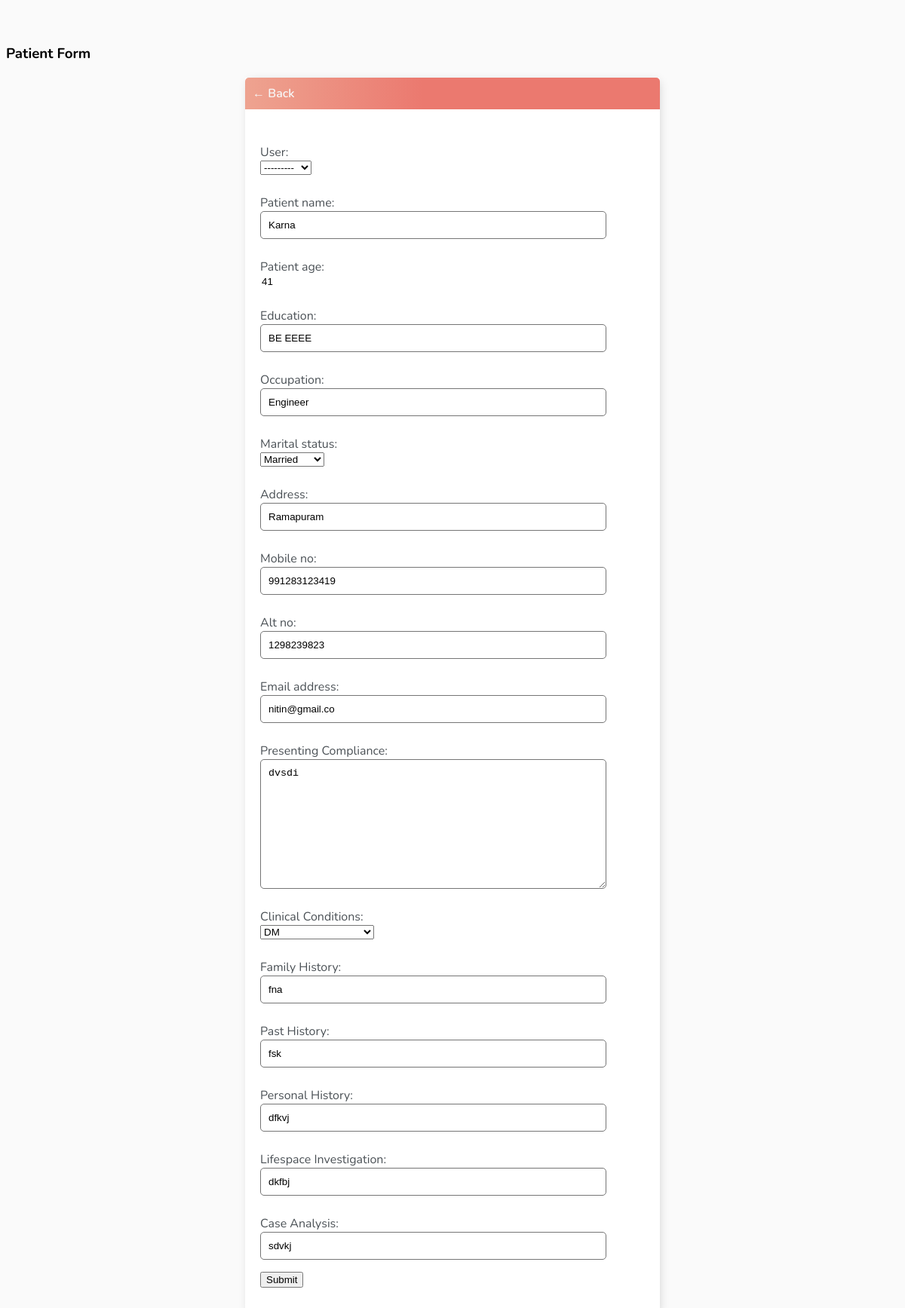
The app's page /edit-patient/7/ (signed in) with its own data.
### projects/models.py (models this page shows, shortened)
class Patient(models.Model) :
    User = models.ForeignKey(User,on_delete=models.CASCADE,null=True,blank=True)
    patient_name = models.CharField(max_length=200,null=True,blank=True)
    patient_age = models.IntegerField(null=True,blank= True)
    Education = models.CharField(max_length=100,null=True,blank=True)
    Occupation =models.CharField(max_length=100,null=True,blank=True)
    mr_choice=(
       ( 'Married' ,'Married'),
       ( 'Unmarried' ,'Unmarried'),
       ( 'Not willing to disclose' ,'Not willing'),
    )
    Marital_status= models.CharField(max_length=100,blank=True,null=True,choices=mr_choice)
    Address =models.CharField(max_length=200,null=True,blank=True)
    Mobile_no = models.CharField(max_length=200,null=True,blank=True)
    alt_no =models.CharField(max_length=200,null=True,blank=True)
    Email_address = models.CharField(max_length=200,null=True,blank=True)
    Presenting_Compliance = models.TextField(null=True,blank=True)
    clinical_conditions=(
       ( 'DM' ,'DM'),
       ( 'HTN' ,'HTN'),
       ( 'HIPOTHYROIDISM','HIPOTHYROIDISM'),
        ( 'HYPERLIPIDIMIA','HYPERLIPIDIMIA'),
        ( 'HEARTCONDITIONS','HEARTCONDITIONS'),
    )
    Clinical_Conditions =models.CharField(max_length=100,blank=True,null=True,choices=clinical_conditions)
    Family_History = models.CharField(max_length=200,null=True,blank=True)
    Past_History = models.CharField(max_length=200,null=True,blank=True)
    Personal_History =models.CharField(max_length=200,null=True,blank=True)
    Lifespace_Investigation =models.CharField(max_length=200,null=True,blank=True)
    Case_Analysis =models.CharField(max_length=200,null=True,blank=True)
    create =models.DateTimeField(auto_now_add=True)
    class Meta :
        ordering = ['patient_name']

### projects/views.py (the view)
# urls.py: path('edit-patient/<str:pk>/',PatientUpdate.as_view(),name='edit-patient'),
class PatientUpdate(LoginRequiredMixin,UpdateView) :
    model = Patient
    fields = '__all__'
    template_name ='projects/patient_form.html'
    success_url = reverse_lazy('patientsList')

### projects/templates/projects/patient_form.html (shortened to what this page needs)
<h3>Patient Form</h3>
{% extends 'projects/main.html' %}
{% block content %}
<div class="header-bar">
    <a href="{% url 'patientsList' %}">&#8592; Back</a>
</div>
<div class="card-body">
    <form method="POST" action="">
        {{form.as_p}}
        <button type=submit>Submit</button>
    </form>
</div>
{% endblock content %}

### projects/templates/projects/main.html (style rules this page uses)
body { background-color: #FAFAFA; font-family: 'Nunito', sans-serif; padding-top: 50px; }
h1, h2, h3, h4, h5, h6, { font-family: 'Raleway', sans-serif; }
a, p { color: #4b5156 }
a { font-weight: 600; }
input { outline: none; border: none; }
.header-bar { display: flex; justify-content: space-between; color: #fff; padding: 10px; border-radius: 5px 5px 0 0; background: linear-gradient(90deg, #EEA390 0%, #EB796F 43%, #EB796F 100%); }
.header-bar a { color: rgb(247, 247, 247); text-decoration: none; }
input[type=text], input[type=password], textarea { border: 1px solid #757575; border-radius: 5px; padding: 10px; width: 90%; }
label { padding-top: 10px !important; display: block; }
::placeholder { font-weight: 300; opacity: 0.5; }
.card-body { padding: 20px; }

### records on screen
Patient: User "---------", patient_name "Karna", patient_age "41", Education "BE EEEE", Occupation "Engineer", Marital_status "Married", Address "Ramapuram", Mobile_no "991283123419", alt_no "1298239823", Email_address "nitin@gmail.co", Presenting_Compliance "dvsdi", Clinical_Conditions "DM", Family_History "fna", Past_History "fsk", Personal_History "dfkvj", Lifespace_Investigation "dkfbj", Case_Analysis "sdvkj"
